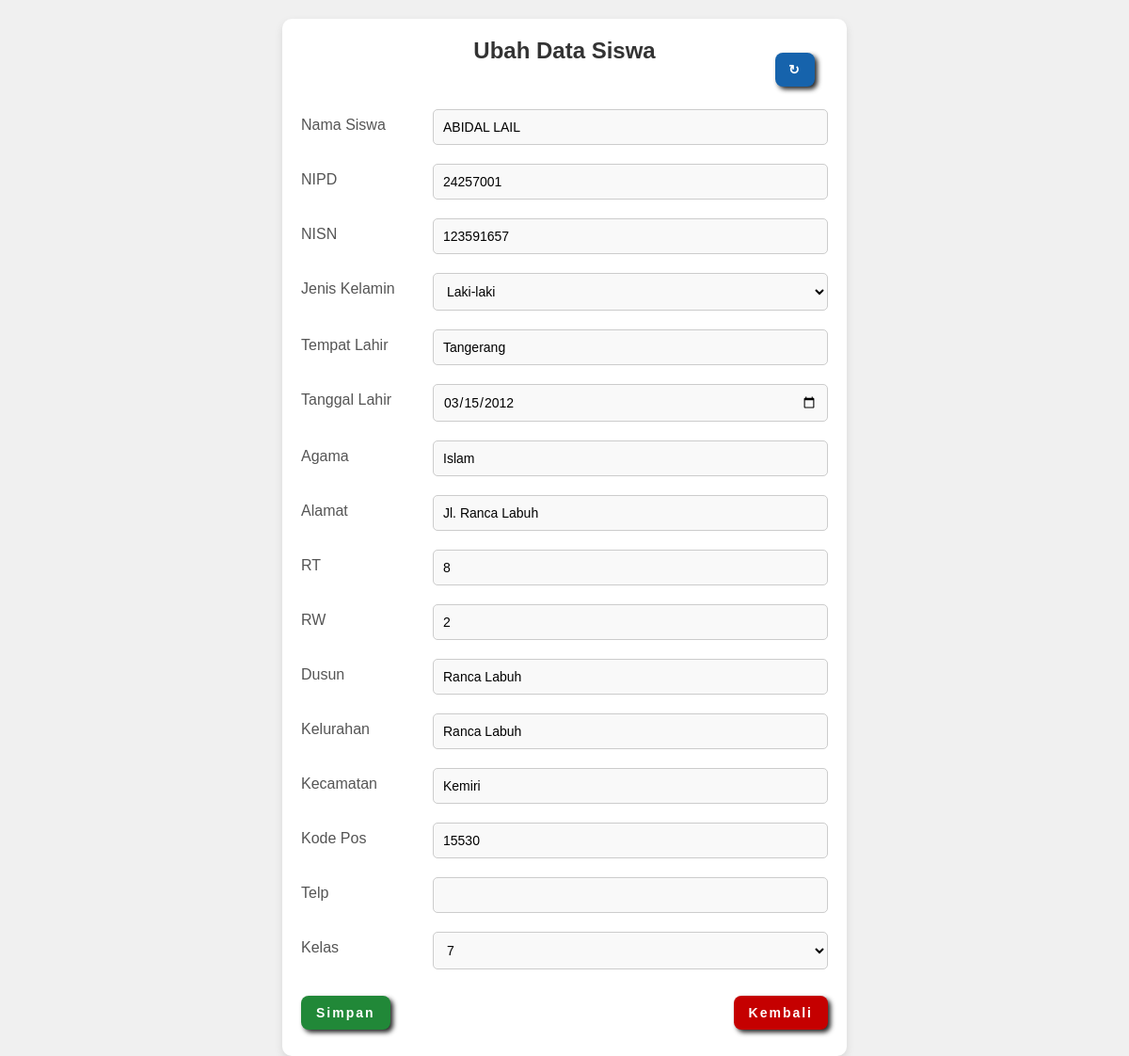
Page /tu/siswa/ubah_siswa.php?id=41 (signed in) on the committed database.
### tables this page shows
CREATE TABLE `siswa` (
  `id_siswa` int(11) NOT NULL,
  `nama_siswa` varchar(100) NOT NULL,
  `NIPD` varchar(100) DEFAULT NULL,
  `jenis_kelamin` enum('L','P') DEFAULT NULL,
  `NISN` varchar(100) DEFAULT NULL,
  `tempat_lahir` varchar(255) DEFAULT NULL,
  `tanggal_lahir` date DEFAULT NULL,
  `agama` varchar(25) DEFAULT NULL,
  `alamat` varchar(255) DEFAULT NULL,
  `rt` varchar(25) DEFAULT NULL,
  `rw` varchar(25) DEFAULT NULL,
  `dusun` varchar(100) DEFAULT NULL,
  `kelurahan` varchar(100) DEFAULT NULL,
  `kecamatan` varchar(100) DEFAULT NULL,
  `kode_pos` int(25) DEFAULT NULL,
  `telp` varchar(25) DEFAULT NULL,
  `sakit` int(11) DEFAULT NULL,
  `izin` int(11) DEFAULT NULL,
  `alpha` int(11) DEFAULT NULL,
  `id_kelas` int(11) DEFAULT NULL
);

CREATE TABLE `kelas` (
  `id_kelas` int(11) NOT NULL,
  `nama_kelas` varchar(50) NOT NULL,
  `id_guru` int(11) DEFAULT NULL
);

### tu/siswa/fungsi_siswa.php (called while the page is built, shortened)
<?php
$conn = mysqli_connect("localhost", "root", "", "siakad");
function query($query)
{
    global $conn;
    $result     = mysqli_query($conn, $query);
    $rows       = [];
    while ($row = mysqli_fetch_assoc($result)) {
        $rows[] = $row;
    }
    return $rows;
}

### tu/siswa/ubah_siswa.php (the view, shortened to what this page needs)
<?php
require "fungsi_siswa.php";
if (isset($_GET['id'])) {
    $id_siswa = $_GET['id'];
    $siswa = query("SELECT * FROM siswa WHERE id_siswa = $id_siswa")[0];
}
?>
<!DOCTYPE html>
<html lang="id">
<head>
    <link rel="stylesheet" href="../../style/form.css">
</head>
<body>
    <div class="container">
        <div class="top-container">
            <h2>Ubah Data Siswa</h2>
            <button type="button" class="refresh-btn">
                <a href="ubah_siswa.php?id=<?= $siswa['id_siswa']; ?>">
                    ↻
                </a>
            </button>
        </div>
        <form action="" method="post">
            <div class="form-group">
                <label for="nama_siswa">Nama Siswa</label>
                <input type="text" id="nama_siswa" name="nama_siswa" value="<?= htmlspecialchars($siswa['nama_siswa']); ?>" required>
            </div>
            <div class="form-group">
                <label for="nipd">NIPD</label>
                <input type="number" id="nipd" name="nipd" value="<?= htmlspecialchars($siswa['NIPD']); ?>">
            </div>
            <div class="form-group">
                <label for="nisn">NISN</label>
                <input type="number" id="nisn" name="nisn" value="<?= htmlspecialchars($siswa['NISN']); ?>">
            </div>
            <div class="form-group">
                <label for="jenis_kelamin">Jenis Kelamin</label>
                <select id="jenis_kelamin" name="jenis_kelamin" required>
                    <option value="L" <?= $siswa['jenis_kelamin'] == 'L' ? 'selected' : ''; ?>>Laki-laki</option>
                </select>
            </div>
            <div class="form-group">
                <label for="tempat_lahir">Tempat Lahir</label>
                <input type="text" id="tempat_lahir" name="tempat_lahir" value="<?= htmlspecialchars($siswa['tempat_lahir']); ?>">
            </div>
            <div class="form-group">
                <label for="tanggal_lahir">Tanggal Lahir</label>
                <input type="date" id="tanggal_lahir" name="tanggal_lahir" value="<?= htmlspecialchars($siswa['tanggal_lahir']); ?>">
            </div>
            <div class="form-group">
                <label for="agama">Agama</label>
                <input type="text" id="agama" name="agama" value="<?= htmlspecialchars($siswa['agama']); ?>">
            </div>
            <div class="form-group">
                <label for="alamat">Alamat</label>
                <input type="text" id="alamat" name="alamat" value="<?= htmlspecialchars($siswa['alamat']); ?>">
            </div>
            <div class="form-group">
                <label for="rt">RT</label>
                <input type="number" id="rt" name="rt" value="<?= htmlspecialchars($siswa['rt']); ?>">
            </div>
            <div class="form-group">
                <label for="rw">RW</label>
                <input type="number" id="rw" name="rw" value="<?= htmlspecialchars($siswa['rw']); ?>">
            </div>
            <div class="form-group">
                <label for="dusun">Dusun</label>
                <input type="text" id="dusun" name="dusun" value="<?= htmlspecialchars($siswa['dusun']); ?>">
            </div>
            <div class="form-group">
                <label for="kelurahan">Kelurahan</label>
                <input type="text" id="kelurahan" name="kelurahan" value="<?= htmlspecialchars($siswa['kelurahan']); ?>">
            </div>
            <div class="form-group">
                <label for="kecamatan">Kecamatan</label>
                <input type="text" id="kecamatan" name="kecamatan" value="<?= htmlspecialchars($siswa['kecamatan']); ?>">
            </div>
            <div class="form-group">
                <label for="kode_pos">Kode Pos</label>
                <input type="number" id="kode_pos" name="kode_pos" value="<?= htmlspecialchars($siswa['kode_pos']); ?>">
            </div>
            <div class="form-group">
                <label for="telp">Telp</label>
                <input type="number" id="telp" name="telp" value="<?= htmlspecialchars($siswa['telp']); ?>">
            </div>
            <div class="form-group">
                <label for="id_kelas">Kelas</label>
                <select id="id_kelas" name="id_kelas" required>
                    <?php
                    $kelas = query("SELECT * FROM kelas");
                    foreach ($kelas as $k) : ?>
                        <option value="<?= $k['id_kelas']; ?>" <?= ($siswa['id_kelas'] == $k['id_kelas']) ? 'selected' : ''; ?>>
                            <?= htmlspecialchars($k['nama_kelas']); ?>
                        </option>
                    <?php endforeach; ?>
                </select>
            </div>
            <div class="form-group">
                <button type="submit" name="submit" class="save-btn">Simpan</button>
                <button type="button" class="back-btn">
                    <a href="siswa.php">Kembali</a>
                </button>
            </div>
        </form>
    </div>
</body>
</html>

### style/form.css (style rules this page uses)
* { box-sizing: border-box; margin: 0; padding: 0; font-family: Arial, sans-serif; }
body { background-color: #f0f0f0; padding: 20px; display: flex; justify-content: center; align-items: center; min-height: 100vh; }
a { color: white; text-decoration: none; }
.container { background-color: #fff; padding: 20px; border-radius: 10px; box-shadow: 0 4px 10px rgba(0, 0, 0, 0.1); width: 100%; max-width: 600px; }
h2 { font-size: 24px; margin-bottom: -12px; color: #333; text-align: center; }
form { display: flex; flex-direction: column; }
input[type="text"], input[type="number"], input[type="email"], input[type="date"], select, textarea { padding: 10px; font-size: 14px; border: 1px solid #ccc; border-radius: 5px; margin-bottom: 20px; width: 100%; background-color: #f9f9f9; text-align: left; }
button { color: white; padding: 10px 16px; margin: 8px 0px; border: none; border-radius: 8px; cursor: pointer; font-size: 14px; font-weight: bold; letter-spacing: 2px; box-shadow: 3px 3px 5px rgb(41, 41, 41); }
.form-group { display: flex; justify-content: space-between; }
.form-group label { color: #555555; font-size: 16px; white-space: nowrap; margin: 8px 0px 0px 0px; }
input[type="text"], input[type="number"], input[type="email"], input[type="date"], select { width: 75%; }
.refresh-btn { background-color: #1663ac; color: white; padding: 10px 14px; margin: 0px 0px 24px 90%; border: none; cursor: pointer; }
.save-btn { background-color: #218838; }
.back-btn { background-color: rgb(197, 0, 0); }

### rows in the picture
siswa: nama_siswa "ABIDAL LAIL", nipd "24257001", nisn "123591657", jenis_kelamin "Laki-laki", tempat_lahir "Tangerang", tanggal_lahir "03/15/2012", agama "Islam", alamat "Jl. Ranca Labuh", rt "8", rw "2", dusun "Ranca Labuh", kelurahan "Ranca Labuh", kecamatan "Kemiri", kode_pos "15530", id_kelas "7"
